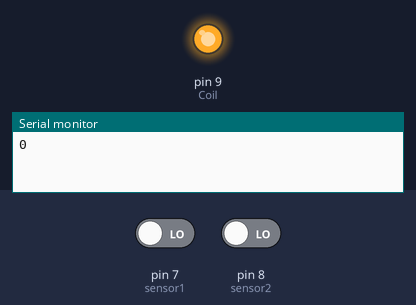
Bench run of a sketch on a simulated Arduino Uno, built with avr-gcc and run on an emulated ATmega328P. On the bench: output pins drawn as LEDs (lit = HIGH), the last lines printed to the serial monitor. The inputs (shaded band) are chosen by the test bench; at power-on: pin 7 (sensor1) LOW, pin 8 (sensor2) LOW.

Above: at 1.2 s.
1.3 s: pin 7 (sensor1) driven HIGH
At 2.6 s:
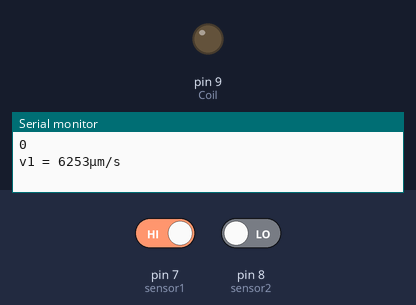
Timing chart, 0 to 4.3 s (numbered marks = the images above; inputs shaded):
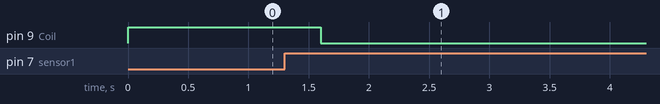

The sketch:

AURATest.ino
```cpp
# define sensor1 7
# define sensor2 8
# define Coil 9
# define ball_size 10000000 // in nm

void setup() {
	pinMode(sensor1, INPUT);
	pinMode(sensor2, INPUT);
  pinMode(Coil, OUTPUT);
	Serial.begin(9600);
  millis();
}

void loop() {
  Serial.println(digitalRead(sensor1));
	while(digitalRead(sensor1)) {}
  digitalWrite(Coil, HIGH);
	unsigned long t1 = millis();
	while(!digitalRead(sensor1)) {}
  delay(300);
  digitalWrite(Coil, LOW);
	Serial.print("v1 = "); Serial.print(ball_size / (millis() - t1)); Serial. println("µm/s");
	while(digitalRead(sensor2)) {}
	unsigned long t2 = millis();
	while(!digitalRead(sensor2)) {}
	Serial.print("v2 = "); Serial.print(ball_size / (millis() - t2)); Serial.println("µm/s");
}
```

Measured:
- after the input at 1.3 s, pin 9 (Coil): HIGH → LOW after 0.30 s
